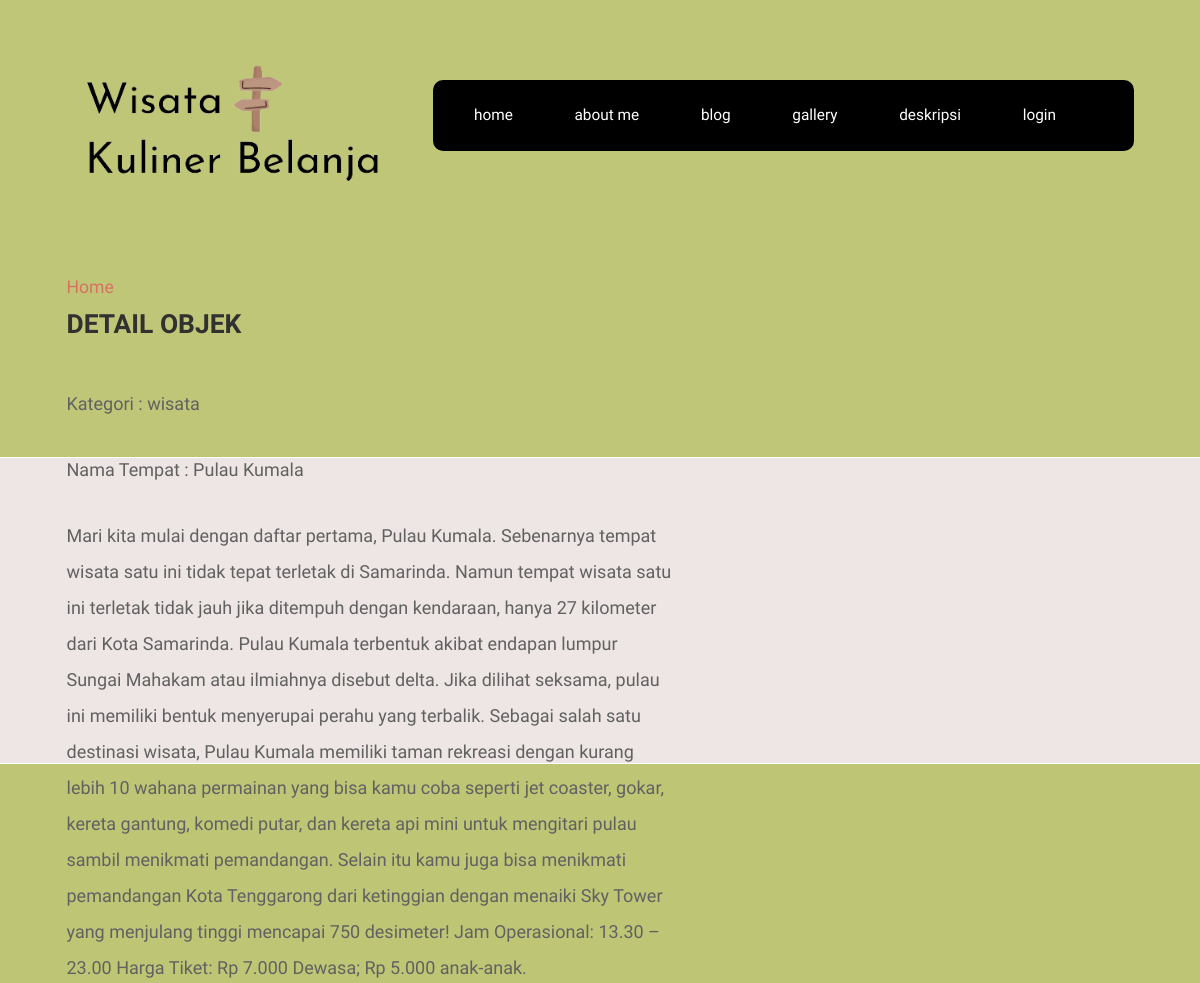
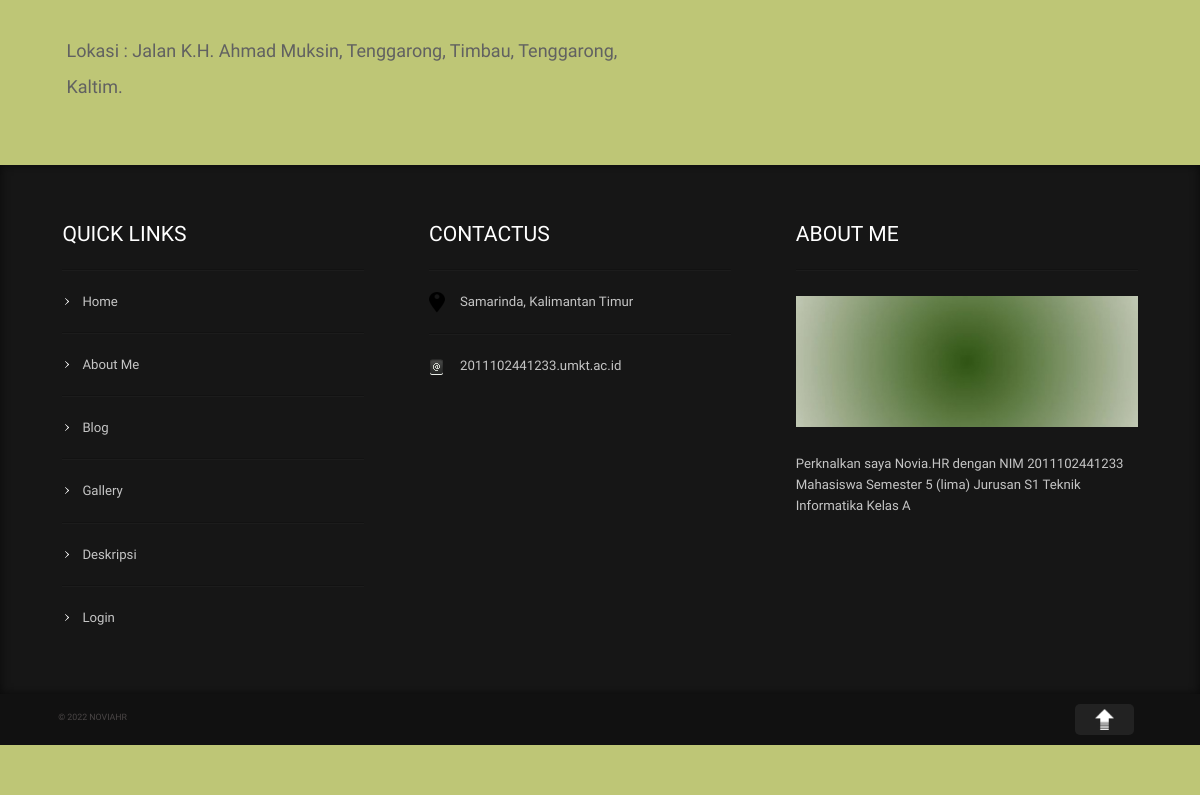
/artikel_detail/10, run on the app's committed database (2 pictures, top to bottom).
### mywisata/models.py (models this page shows, shortened)
class Artikel(models.Model):
    nama_tempat = models.CharField(max_length = 150)
    body = models.TextField()
    lokasi = models.TextField()
    kategory = models.ForeignKey(Kategori , on_delete = models.CASCADE)
    img = models.FileField(upload_to='img', blank=True, null=True)
    published = models.BooleanField(default=True)
    class Meta:
        verbose_name_plural = "Artikel"

class Kategori(models.Model):
    nama = models.CharField(max_length = 50)
    def __str__(self):
        return self.nama
    class Meta:
        verbose_name_plural = "Kategori"

### mynov/views.py (the view)
# urls.py: path('artikel_detail/<int:id>', artikel_detail, name='artikel_detail'),
def artikel_detail(request, id):
    template_name = "front/artikel_detail.html"
    artikel = Artikel.objects.get(id=id)
    context = {
        'title' : 'artikel detail',
        'artikel' :artikel,
    }
    return render(request, template_name, context)

### templates/front/artikel_detail.html (shortened to what this page needs)
{% extends 'front/base.html' %}
{% load static %}
{% block content %}
<div class="row wrapper">
    <div class="columns large-7 content">
        <a href="{% url 'index' %}">Home</a>
      <h1 class="page-title">Detail Objek</h1>
      <div class="blog-thumb">
      </div>
      <div>
        <h2 class="sub-title">Kategori : {{artikel.kategory}}</h2>
      </div>
      <div>
        <h2 class="sub-title">Nama Tempat : {{artikel.nama_tempat}}</h2>
      </div>
      <div>
        <h2 class="sub-title">{{artikel.body}}</h2>
      </div>
      <div>
        <h2 class="sub-title">Lokasi : {{artikel.lokasi}}</h2>
      </div>
    </div>
</div>
{% endblock content %}

### static/front/css/stylesheet.css (style rules this page uses)
.row { width: 100%; }
body { font-size: 1.1em; line-height: 1.5em; color: #717171; font-family:'Droid Sans', serif; }
h1,h2,h3,h4,h5,h6 { color:rgb(97, 97, 97); font-family: 'Quando', serif; font-size: 1.2em; font-weight: normal; }
h1.page-title { color:rgb(49, 49, 49); text-transform: uppercase; font-size: 1.5em; font-weight: bold; }
h2.sub-title { font-size: 18px; line-height: 2em; margin-bottom: 30px; }
a { color: #d97163; }
.row.wrapper { padding: 30px 0; }

### data on the page
Artikel: kategory "wisata", nama_tempat "Pulau Kumala", body "Mari kita mulai dengan daftar pertama, Pulau Kumala. Sebenarnya tempat wisata satu ini tidak tepat terletak di Samarinda. Namun tempat wisata satu ini terletak tidak jauh jika ditempuh dengan kendaraan, hanya 27 kilometer dari Kota Samarinda. Pulau Kumala terbentuk akibat endapan lumpur Sungai Mahakam atau ilmiahnya disebut delta. Jika dilihat seksama, pulau ini memiliki bentuk menyerupai perahu yang terbalik. Sebagai salah satu destinasi wisata, Pulau Kumala memiliki taman rekreasi dengan kurang lebih 10 wahana permainan yang bisa kamu coba seperti jet coaster, gokar, kereta gantung, komedi putar, dan kereta api mini untuk mengitari pulau sambil menikmati pemandangan. Selain itu kamu juga…", lokasi "Jalan K.H. Ahmad Muksin, Tenggarong, Timbau, Tenggarong, Kaltim."
